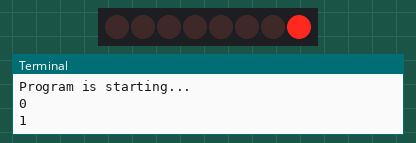
Recording of a program running on a simulated Raspberry Pi (BCM pin numbers). Parts: 8 shift-register outputs drawn as a row of LEDs (first output left, lit = HIGH), the last lines printed to the terminal.

Above: at 0.7 s.
At 5.4 s:
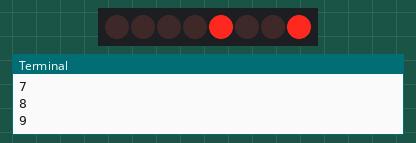
At 10.0 s:
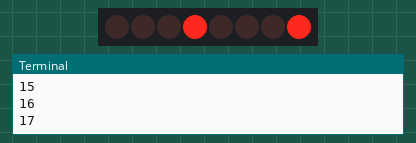
At 19.9 s:
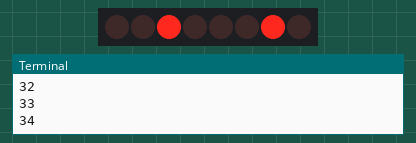
At 29.2 s:
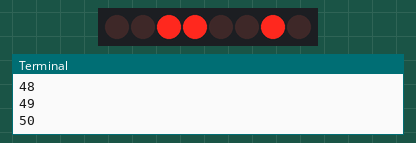
At 39.1 s:
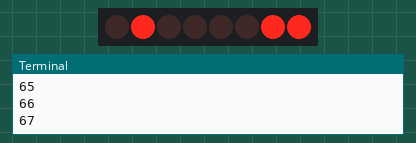
Timing chart, 0 to 40.0 s (numbered marks = the images above):
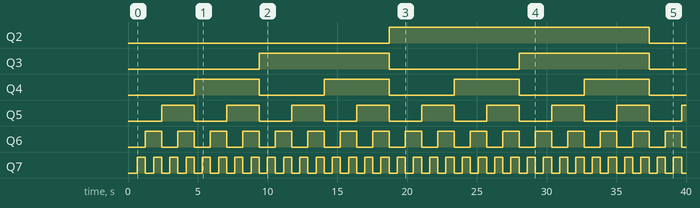

Measured:
- by itself, Q2: LOW → HIGH at 18.7 s, → LOW 18.6 s later
- by itself, Q3: alternates HIGH for 9.3 s and LOW for 9.3 s
- by itself, Q4: alternates HIGH for 4.7 s and LOW for 4.7 s
- by itself, Q5: alternates HIGH for 2.3 s and LOW for 2.3 s
- by itself, Q6: alternates HIGH for 1.2 s and LOW for 1.2 s
- by itself, Q7: alternates HIGH for 0.58 s and LOW for 0.58 s

The program:

LightWater3.py
```python
# Filename: LightWater3.py
# Project: Freenove kit using pigpio C and Python library
# Description: control a LED bar with a 74HC595 shift register
# Author: JudaV
# date: october 2024

import pigpio
import time

pi = pigpio.pi()

data_pin = 17  # connected to DS (14 on the IC)  - Serial data Input
latch_pin = 27  # connected to ST-CP (12 on the IC)  - Parallel update output: when its electrical level is rising,
#     it will update the parallel data output.
clock_pin = 22  # connected to SH_CP (11 on the IC) - Serial shift clock: when its electrical level is
# rising, serial data input register will do a shift.

pins = [data_pin, latch_pin, clock_pin]


def setup():
    for pin in pins:
        pi.set_mode(pin, pigpio.OUTPUT)


def clear_leds():
    """send 8 zero 's"""
    pi.write(latch_pin, 0)
    i = 0
    while i < 8:
        pi.write(clock_pin, 0)
        pi.write(data_pin, 0)
        i += 1
        time.sleep(0.01)
        pi.write(clock_pin, 1)
    pi.write(latch_pin, 1)


def loop():
    # this will count the leds from 0 (leds out) tot 255 (all leds)
    while True:
        for x in range(0, 255):
            pi.write(latch_pin, 0)
            for i in range(0, 8):
                bit = x >> i & 1  # rightshift value and bitmask 1 gives the last bit
                pi.write(clock_pin, 0)
                pi.write(data_pin, bit)
                time.sleep(0.01)
                pi.write(clock_pin, 1)
            pi.write(latch_pin, 1)
            print(x)
            time.sleep(0.5)


def destroy():
    clear_leds()
    pi.stop()
    print("\nprogram terminated\n")


if __name__ == "__main__":  # Program entrance
    print("Program is starting...")
    setup()
    try:
        loop()
    except KeyboardInterrupt:  # Press ctrl-c to end the program.
        destroy()
```
